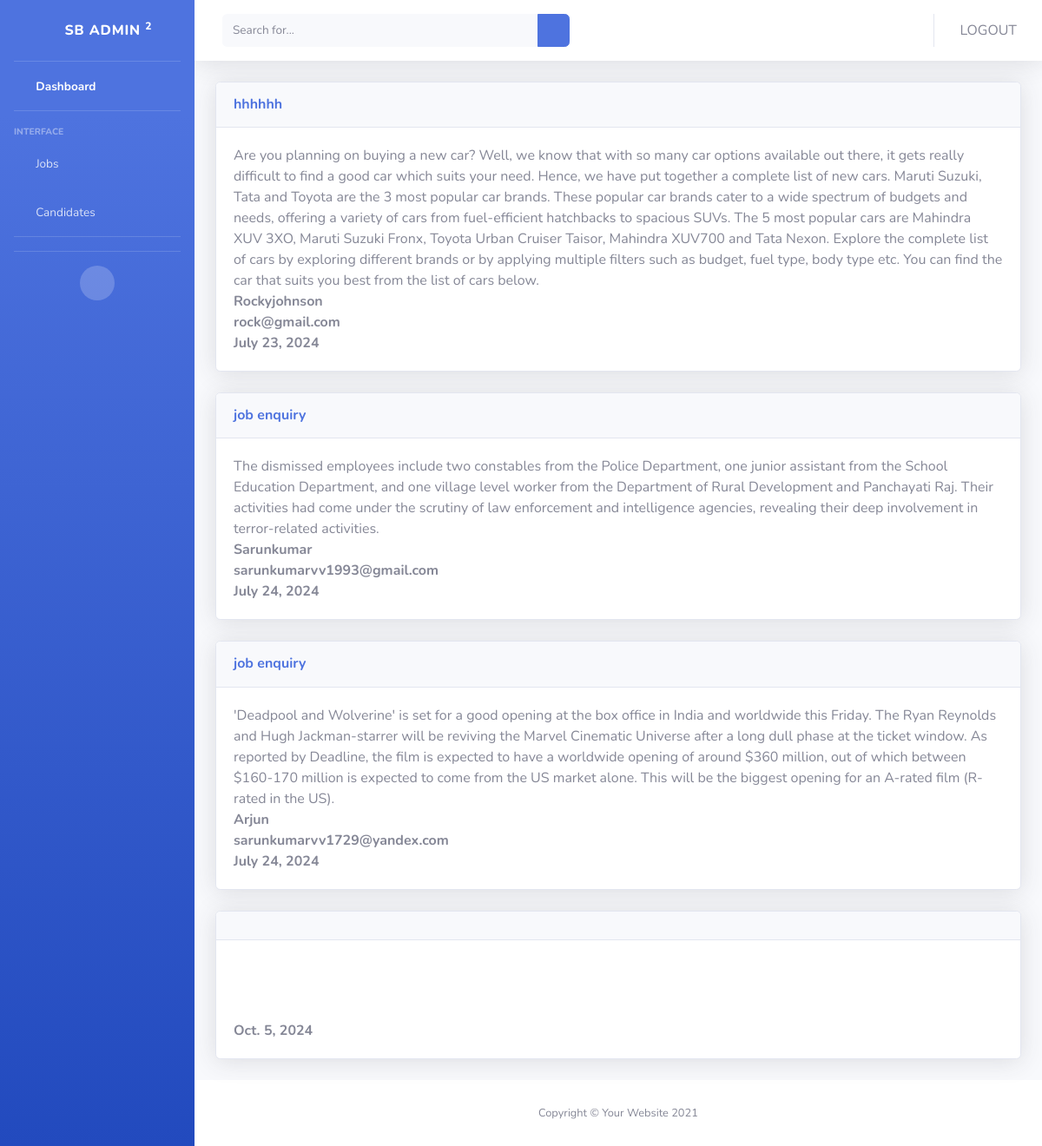
/messages-page, run on the app's committed database.
### app1/models.py (models this page shows)
class Messages(models.Model):
      message = models.CharField(max_length=255)
      full_name = models.CharField(max_length=255,null=True)
      email = models.CharField(max_length=255,null=True)
      subject = models.CharField(max_length=255,null=True)
      send_date = models.DateField(auto_now=True)
      phone=models.CharField(max_length=20,null=True)

### app1/views.py (the view)
# urls.py: path('messages-page',views.messages_page,name='messages-page'),
def messages_page(request):
      messages = Messages.objects.all()
      context = {'messages':messages}
      return render(request,'admin/messages.html',context)

### templates/admin/messages.html
{% extends 'admin/base.html' %}
{% block main %}
      {% for message in messages %}
                              <div class="card shadow mb-4">
                                    <a href="#collapseCardExample" class="d-block card-header py-3" data-toggle="collapse"
                                    role="button" aria-expanded="true" aria-controls="collapseCardExample">
                                    <h6 class="m-0 font-weight-bold text-primary">{{message.subject}}</h6>
                                    </a>
                                    <div class="collapse show" id="collapseCardExample">
                                    <div class="card-body">
                                          {{message.message}}
                                          <br>
                                          <span style="font-weight:bold;">{{message.full_name}}</span>
                                          <br>
                                          <span style="font-weight:bold;">{{message.email}}</span>
                                          <br>
                                          <span style="font-weight:bold;">{{message.send_date}}</span>
                                    </div>
                                    </div>
                              </div>
      {% endfor %}
{% endblock %}

### data on the page
Messages: subject "hhhhhh", message "Are you planning on buying a new car? Well, we know that with so many car options available out there, it gets really difficult to find a good car which suits your need. Hence, we have put together a complete list of new cars. Maruti Suzuki, Tata and Toyota are the 3 most popular car brands. These popular car brands cater to a wide spectrum of budgets and needs, offering a variety of cars from fuel-efficient hatchbacks to spacious SUVs. The 5 most popular cars are Mahindra XUV 3XO, Maruti Suzuki Fronx, Toyota Urban Cruiser Taisor, Mahindra XUV700 and Tata Nexon. Explore the complete list of cars by exploring different brands or by applying multiple filters such as budget, fuel type, body…", full_name "Rockyjohnson", email "rock@gmail.com", send_date "July 23, 2024"
Messages: subject "job enquiry", message "The dismissed employees include two constables from the Police Department, one junior assistant from the School Education Department, and one village level worker from the Department of Rural Development and Panchayati Raj. Their activities had come under the scrutiny of law enforcement and intelligence agencies, revealing their deep involvement in terror-related activities.", full_name "Sarunkumar", email "sarunkumarvv1993@gmail.com", send_date "July 24, 2024"
Messages: subject "job enquiry", message "'Deadpool and Wolverine' is set for a good opening at the box office in India and worldwide this Friday. The Ryan Reynolds and Hugh Jackman-starrer will be reviving the Marvel Cinematic Universe after a long dull phase at the ticket window. As reported by Deadline, the film is expected to have a worldwide opening of around $360 million, out of which between $160-170 million is expected to come from the US market alone. This will be the biggest opening for an A-rated film (R-rated in the US).", full_name "Arjun", email "sarunkumarvv1729@yandex.com", send_date "July 24, 2024"
Messages: send_date "Oct. 5, 2024"
